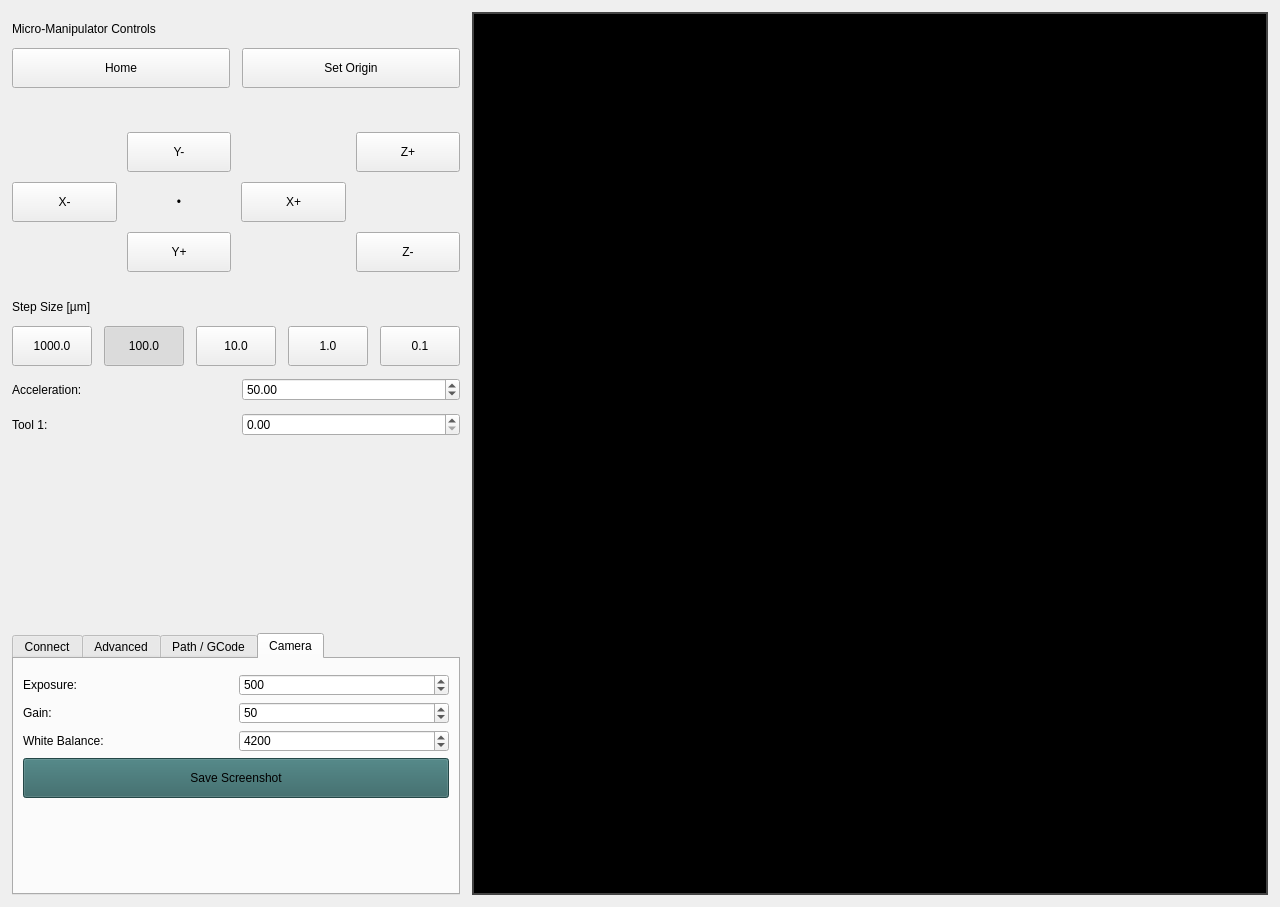
<?xml version="1.0" encoding="UTF-8"?>
<ui version="4.0">
 <class>DeviceControlMainWindow</class>
 <widget class="QMainWindow" name="DeviceControlMainWindow">
  <property name="geometry">
   <rect>
    <x>0</x>
    <y>0</y>
    <width>1280</width>
    <height>907</height>
   </rect>
  </property>
  <property name="minimumSize">
   <size>
    <width>1280</width>
    <height>820</height>
   </size>
  </property>
  <property name="windowTitle">
   <string>Open Micro-Manipulator Control</string>
  </property>
  <property name="styleSheet">
   <string notr="true">           QTabWidget &gt; QStackedWidget &gt; QWidget,
            QTabWidget QLabel {
                background-color: #353535;
            }

            QWidget {
                background-color: #2b2b2b;
                font-family: &quot;Noto Sans&quot;;
                font-size: 12pt;
            }

            QWidget:enabled {
                color: white;
            }

            QWidget:disabled {
                color: #6e6e6e;
            }

            QLabel {
                color: white;
            }

            QLabel:disabled {
                color: #6e6e6e;
            }

            QLabel#movement_center_label {
                font-family: &quot;Arial&quot;;
                font-size: 30pt;
            }

            QPushButton {
                background-color: #2d5291;
                color: white;
                border: 1px solid #202020;
                border-radius: 3px;
                padding: 6px;
            }

            QComboBox QAbstractItemView {
                background-color: #1f1f1f;
                color: white;
                selection-background-color: #3b72d1;
            }

            QPushButton:hover {
                background-color: #3b72d1;
            }

            QPushButton:checked,
            QPushButton:pressed {
                background-color: #32a877;
            }

            QPushButton:disabled {
                background-color: #424f5c;
                color: #7a8ea0;
            }

            QComboBox:disabled, QDoubleSpinBox:disabled {
                background-color: #2d2d2d;
                color: #777777;
            }

            QTabWidget::pane {
                border: none;
            }

            QTabBar::tab {
                background: #353535;
                padding: 6px;
                border: 1px solid #282828;
            }

            QTabBar::tab:selected {
                background: #856A51;
                border-bottom: none;
            }

            QDoubleSpinBox {
                background-color: #202020;
                color: white;
                border: 1px solid #202020;
                border-radius: 3px;
                padding: 1px;
            }

            QLabel[connected=&quot;true&quot;] {
                color: #2ab957;
            }

            QLabel[connected=&quot;false&quot;] {
                color: #8d3e3e;
            }

            QComboBox {
                background-color: #202020;
                color: white;
                border: 1px solid #202020;
                border-radius: 3px;
                padding: 3px;
            }

</string>
  </property>
  <widget class="QWidget" name="centralwidget">
   <layout class="QHBoxLayout" name="main_h_layout" stretch="0,1">
    <property name="spacing">
     <number>12</number>
    </property>
    <property name="leftMargin">
     <number>12</number>
    </property>
    <property name="topMargin">
     <number>12</number>
    </property>
    <property name="rightMargin">
     <number>12</number>
    </property>
    <property name="bottomMargin">
     <number>12</number>
    </property>
    <item>
     <layout class="QVBoxLayout" name="main_layout" stretch="1,0">
      <property name="spacing">
       <number>12</number>
      </property>
      <property name="leftMargin">
       <number>0</number>
      </property>
      <property name="topMargin">
       <number>0</number>
      </property>
      <property name="rightMargin">
       <number>0</number>
      </property>
      <property name="bottomMargin">
       <number>0</number>
      </property>
      <item>
       <widget class="QFrame" name="device_controls_frame">
        <property name="frameShape">
         <enum>QFrame::Shape::NoFrame</enum>
        </property>
        <layout class="QVBoxLayout" name="device_controls_layout">
         <property name="spacing">
          <number>12</number>
         </property>
         <property name="leftMargin">
          <number>0</number>
         </property>
         <property name="topMargin">
          <number>10</number>
         </property>
         <property name="rightMargin">
          <number>0</number>
         </property>
         <property name="bottomMargin">
          <number>0</number>
         </property>
         <item>
          <widget class="QLabel" name="label_step_size_2">
           <property name="text">
            <string>Micro-Manipulator Controls</string>
           </property>
          </widget>
         </item>
         <item>
          <layout class="QHBoxLayout" name="horizontalLayout">
           <item>
            <widget class="QPushButton" name="btn_home">
             <property name="minimumSize">
              <size>
               <width>60</width>
               <height>40</height>
              </size>
             </property>
             <property name="maximumSize">
              <size>
               <width>16777215</width>
               <height>40</height>
              </size>
             </property>
             <property name="text">
              <string>Home</string>
             </property>
            </widget>
           </item>
           <item>
            <widget class="QPushButton" name="btn_set_origin">
             <property name="minimumSize">
              <size>
               <width>60</width>
               <height>40</height>
              </size>
             </property>
             <property name="maximumSize">
              <size>
               <width>16777215</width>
               <height>40</height>
              </size>
             </property>
             <property name="text">
              <string>Set Origin</string>
             </property>
            </widget>
           </item>
          </layout>
         </item>
         <item>
          <spacer name="spacer_after_movement">
           <property name="orientation">
            <enum>Qt::Orientation::Vertical</enum>
           </property>
           <property name="sizeType">
            <enum>QSizePolicy::Policy::Fixed</enum>
           </property>
           <property name="sizeHint" stdset="0">
            <size>
             <width>20</width>
             <height>32</height>
            </size>
           </property>
          </spacer>
         </item>
         <item>
          <layout class="QGridLayout" name="movement_grid">
           <property name="spacing">
            <number>10</number>
           </property>
           <item row="2" column="3">
            <widget class="QPushButton" name="btn_z_minus">
             <property name="minimumSize">
              <size>
               <width>60</width>
               <height>40</height>
              </size>
             </property>
             <property name="maximumSize">
              <size>
               <width>16777215</width>
               <height>40</height>
              </size>
             </property>
             <property name="text">
              <string>Z-</string>
             </property>
            </widget>
           </item>
           <item row="1" column="1">
            <widget class="QLabel" name="movement_center_label">
             <property name="text">
              <string>•</string>
             </property>
             <property name="alignment">
              <set>Qt::AlignmentFlag::AlignCenter</set>
             </property>
            </widget>
           </item>
           <item row="2" column="1">
            <widget class="QPushButton" name="btn_y_plus">
             <property name="minimumSize">
              <size>
               <width>60</width>
               <height>40</height>
              </size>
             </property>
             <property name="maximumSize">
              <size>
               <width>16777215</width>
               <height>40</height>
              </size>
             </property>
             <property name="text">
              <string>Y+</string>
             </property>
            </widget>
           </item>
           <item row="1" column="0">
            <widget class="QPushButton" name="btn_x_minus">
             <property name="minimumSize">
              <size>
               <width>60</width>
               <height>40</height>
              </size>
             </property>
             <property name="maximumSize">
              <size>
               <width>16777215</width>
               <height>40</height>
              </size>
             </property>
             <property name="text">
              <string>X-</string>
             </property>
            </widget>
           </item>
           <item row="0" column="1">
            <widget class="QPushButton" name="btn_y_minus">
             <property name="minimumSize">
              <size>
               <width>60</width>
               <height>40</height>
              </size>
             </property>
             <property name="maximumSize">
              <size>
               <width>16777215</width>
               <height>40</height>
              </size>
             </property>
             <property name="text">
              <string>Y-</string>
             </property>
            </widget>
           </item>
           <item row="1" column="2">
            <widget class="QPushButton" name="btn_x_plus">
             <property name="minimumSize">
              <size>
               <width>60</width>
               <height>40</height>
              </size>
             </property>
             <property name="maximumSize">
              <size>
               <width>16777215</width>
               <height>40</height>
              </size>
             </property>
             <property name="text">
              <string>X+</string>
             </property>
            </widget>
           </item>
           <item row="0" column="3">
            <widget class="QPushButton" name="btn_z_plus">
             <property name="minimumSize">
              <size>
               <width>60</width>
               <height>40</height>
              </size>
             </property>
             <property name="maximumSize">
              <size>
               <width>16777215</width>
               <height>40</height>
              </size>
             </property>
             <property name="text">
              <string>Z+</string>
             </property>
            </widget>
           </item>
          </layout>
         </item>
         <item>
          <spacer name="spacer_after_movement_2">
           <property name="orientation">
            <enum>Qt::Orientation::Vertical</enum>
           </property>
           <property name="sizeType">
            <enum>QSizePolicy::Policy::Fixed</enum>
           </property>
           <property name="sizeHint" stdset="0">
            <size>
             <width>20</width>
             <height>16</height>
            </size>
           </property>
          </spacer>
         </item>
         <item>
          <widget class="QLabel" name="label_step_size">
           <property name="text">
            <string>Step Size [µm]</string>
           </property>
          </widget>
         </item>
         <item>
          <layout class="QHBoxLayout" name="step_buttons_layout">
           <property name="leftMargin">
            <number>0</number>
           </property>
           <property name="topMargin">
            <number>0</number>
           </property>
           <property name="rightMargin">
            <number>0</number>
           </property>
           <property name="bottomMargin">
            <number>0</number>
           </property>
           <item>
            <widget class="QPushButton" name="step_btn_0">
             <property name="minimumSize">
              <size>
               <width>60</width>
               <height>40</height>
              </size>
             </property>
             <property name="maximumSize">
              <size>
               <width>16777215</width>
               <height>40</height>
              </size>
             </property>
             <property name="text">
              <string>1000.0</string>
             </property>
             <property name="checkable">
              <bool>true</bool>
             </property>
            </widget>
           </item>
           <item>
            <widget class="QPushButton" name="step_btn_1">
             <property name="minimumSize">
              <size>
               <width>60</width>
               <height>40</height>
              </size>
             </property>
             <property name="maximumSize">
              <size>
               <width>16777215</width>
               <height>40</height>
              </size>
             </property>
             <property name="text">
              <string>100.0</string>
             </property>
             <property name="checkable">
              <bool>true</bool>
             </property>
             <property name="checked">
              <bool>true</bool>
             </property>
            </widget>
           </item>
           <item>
            <widget class="QPushButton" name="step_btn_2">
             <property name="minimumSize">
              <size>
               <width>60</width>
               <height>40</height>
              </size>
             </property>
             <property name="maximumSize">
              <size>
               <width>16777215</width>
               <height>40</height>
              </size>
             </property>
             <property name="text">
              <string>10.0</string>
             </property>
             <property name="checkable">
              <bool>true</bool>
             </property>
            </widget>
           </item>
           <item>
            <widget class="QPushButton" name="step_btn_3">
             <property name="minimumSize">
              <size>
               <width>60</width>
               <height>40</height>
              </size>
             </property>
             <property name="maximumSize">
              <size>
               <width>16777215</width>
               <height>40</height>
              </size>
             </property>
             <property name="text">
              <string>1.0</string>
             </property>
             <property name="checkable">
              <bool>true</bool>
             </property>
            </widget>
           </item>
           <item>
            <widget class="QPushButton" name="step_btn_4">
             <property name="minimumSize">
              <size>
               <width>60</width>
               <height>40</height>
              </size>
             </property>
             <property name="maximumSize">
              <size>
               <width>16777215</width>
               <height>40</height>
              </size>
             </property>
             <property name="text">
              <string>0.1</string>
             </property>
             <property name="checkable">
              <bool>true</bool>
             </property>
            </widget>
           </item>
          </layout>
         </item>
         <item>
          <layout class="QHBoxLayout" name="accel_layout">
           <item>
            <widget class="QLabel" name="label_accel">
             <property name="text">
              <string>Acceleration:</string>
             </property>
            </widget>
           </item>
           <item>
            <widget class="QDoubleSpinBox" name="accel_spinbox">
             <property name="decimals">
              <number>2</number>
             </property>
             <property name="minimum">
              <double>0.010000000000000</double>
             </property>
             <property name="maximum">
              <double>1000.000000000000000</double>
             </property>
             <property name="singleStep">
              <double>1.000000000000000</double>
             </property>
             <property name="value">
              <double>50.000000000000000</double>
             </property>
            </widget>
           </item>
          </layout>
         </item>
         <item>
          <layout class="QHBoxLayout" name="tool_layout">
           <item>
            <widget class="QLabel" name="label_tool">
             <property name="text">
              <string>Tool 1:</string>
             </property>
            </widget>
           </item>
           <item>
            <widget class="QDoubleSpinBox" name="tool_spinbox">
             <property name="decimals">
              <number>2</number>
             </property>
             <property name="minimum">
              <double>0.000000000000000</double>
             </property>
             <property name="maximum">
              <double>1.000000000000000</double>
             </property>
             <property name="singleStep">
              <double>0.100000000000000</double>
             </property>
             <property name="value">
              <double>0.000000000000000</double>
             </property>
            </widget>
           </item>
          </layout>
         </item>
         <item>
          <spacer name="spacer_before_realtime">
           <property name="orientation">
            <enum>Qt::Orientation::Vertical</enum>
           </property>
           <property name="sizeType">
            <enum>QSizePolicy::Policy::Fixed</enum>
           </property>
           <property name="sizeHint" stdset="0">
            <size>
             <width>20</width>
             <height>32</height>
            </size>
           </property>
          </spacer>
         </item>
         <item>
          <widget class="RealtimeControllerWidget" name="realtime_control_widget" native="true"/>
         </item>
         <item>
          <spacer name="spacer_after_realtime">
           <property name="orientation">
            <enum>Qt::Orientation::Vertical</enum>
           </property>
           <property name="sizeType">
            <enum>QSizePolicy::Policy::Expanding</enum>
           </property>
           <property name="sizeHint" stdset="0">
            <size>
             <width>20</width>
             <height>8</height>
            </size>
           </property>
          </spacer>
         </item>
        </layout>
       </widget>
      </item>
      <item>
       <widget class="QTabWidget" name="main_tabs">
        <property name="sizePolicy">
         <sizepolicy hsizetype="Expanding" vsizetype="MinimumExpanding">
          <horstretch>0</horstretch>
          <verstretch>0</verstretch>
         </sizepolicy>
        </property>
        <property name="currentIndex">
         <number>3</number>
        </property>
        <widget class="QWidget" name="ConnectTab">
         <property name="styleSheet">
          <string notr="true">QPushButton {
        background-color: rgb(60, 130, 140);
}

QPushButton:hover {
       background-color: rgb(80, 150, 140);
}

QPushButton:checked,
QPushButton:pressed {
       background-color: #32a877;
}

QPushButton:disabled {
       background-color: #435558;
       color: #799598;
}</string>
         </property>
         <attribute name="title">
          <string>Connect</string>
         </attribute>
         <layout class="QGridLayout" name="gridLayout" columnstretch="1,0,0">
          <item row="0" column="0" colspan="3">
           <layout class="QHBoxLayout" name="horizontalLayout_2">
            <item>
             <widget class="QLabel" name="label_serial_device">
              <property name="sizePolicy">
               <sizepolicy hsizetype="Minimum" vsizetype="Preferred">
                <horstretch>0</horstretch>
                <verstretch>0</verstretch>
               </sizepolicy>
              </property>
              <property name="text">
               <string>Device</string>
              </property>
             </widget>
            </item>
            <item>
             <widget class="QLabel" name="serial_status_label">
              <property name="text">
               <string>Disconnected</string>
              </property>
              <property name="textFormat">
               <enum>Qt::TextFormat::AutoText</enum>
              </property>
              <property name="scaledContents">
               <bool>false</bool>
              </property>
              <property name="alignment">
               <set>Qt::AlignmentFlag::AlignRight|Qt::AlignmentFlag::AlignTrailing|Qt::AlignmentFlag::AlignVCenter</set>
              </property>
              <property name="wordWrap">
               <bool>false</bool>
              </property>
             </widget>
            </item>
           </layout>
          </item>
          <item row="1" column="0">
           <widget class="QComboBox" name="serial_combo">
            <property name="minimumSize">
             <size>
              <width>0</width>
              <height>40</height>
             </size>
            </property>
            <property name="font">
             <font>
              <family>Noto Sans Vai</family>
              <pointsize>11</pointsize>
              <italic>true</italic>
              <bold>false</bold>
             </font>
            </property>
            <property name="styleSheet">
             <string notr="true">font: italic 11pt &quot;Noto Sans Vai&quot;;</string>
            </property>
            <item>
             <property name="text">
              <string>Test Item</string>
             </property>
            </item>
           </widget>
          </item>
          <item row="1" column="1">
           <widget class="QPushButton" name="serial_refresh_button">
            <property name="minimumSize">
             <size>
              <width>0</width>
              <height>40</height>
             </size>
            </property>
            <property name="maximumSize">
             <size>
              <width>60</width>
              <height>40</height>
             </size>
            </property>
            <property name="text">
             <string>Scan</string>
            </property>
           </widget>
          </item>
          <item row="1" column="2">
           <widget class="QPushButton" name="serial_connect_button">
            <property name="minimumSize">
             <size>
              <width>54</width>
              <height>40</height>
             </size>
            </property>
            <property name="maximumSize">
             <size>
              <width>16777215</width>
              <height>40</height>
             </size>
            </property>
            <property name="text">
             <string>Open</string>
            </property>
           </widget>
          </item>
          <item row="2" column="0">
           <spacer name="verticalSpacer">
            <property name="orientation">
             <enum>Qt::Orientation::Vertical</enum>
            </property>
            <property name="sizeType">
             <enum>QSizePolicy::Policy::Fixed</enum>
            </property>
            <property name="sizeHint" stdset="0">
             <size>
              <width>20</width>
              <height>13</height>
             </size>
            </property>
           </spacer>
          </item>
          <item row="3" column="0" colspan="3">
           <layout class="QHBoxLayout" name="horizontalLayout_3">
            <item>
             <widget class="QLabel" name="label_camera">
              <property name="text">
               <string>Camera</string>
              </property>
             </widget>
            </item>
            <item>
             <widget class="QLabel" name="camera_status_label">
              <property name="text">
               <string>Disconnected</string>
              </property>
              <property name="alignment">
               <set>Qt::AlignmentFlag::AlignRight|Qt::AlignmentFlag::AlignTrailing|Qt::AlignmentFlag::AlignVCenter</set>
              </property>
             </widget>
            </item>
           </layout>
          </item>
          <item row="4" column="0">
           <widget class="QComboBox" name="camera_combo">
            <property name="minimumSize">
             <size>
              <width>0</width>
              <height>40</height>
             </size>
            </property>
            <property name="font">
             <font>
              <family>Noto Sans Vai</family>
              <pointsize>11</pointsize>
              <italic>true</italic>
              <bold>false</bold>
             </font>
            </property>
            <property name="styleSheet">
             <string notr="true">font: italic 11pt &quot;Noto Sans Vai&quot;;</string>
            </property>
           </widget>
          </item>
          <item row="4" column="1">
           <widget class="QPushButton" name="camera_refresh_button">
            <property name="minimumSize">
             <size>
              <width>30</width>
              <height>40</height>
             </size>
            </property>
            <property name="maximumSize">
             <size>
              <width>60</width>
              <height>40</height>
             </size>
            </property>
            <property name="text">
             <string>Scan</string>
            </property>
           </widget>
          </item>
          <item row="4" column="2">
           <widget class="QPushButton" name="camera_connect_button">
            <property name="minimumSize">
             <size>
              <width>54</width>
              <height>40</height>
             </size>
            </property>
            <property name="maximumSize">
             <size>
              <width>16777215</width>
              <height>40</height>
             </size>
            </property>
            <property name="text">
             <string>Open</string>
            </property>
           </widget>
          </item>
          <item row="5" column="0">
           <spacer name="verticalSpacer_4">
            <property name="orientation">
             <enum>Qt::Orientation::Vertical</enum>
            </property>
            <property name="sizeType">
             <enum>QSizePolicy::Policy::MinimumExpanding</enum>
            </property>
            <property name="sizeHint" stdset="0">
             <size>
              <width>20</width>
              <height>20</height>
             </size>
            </property>
           </spacer>
          </item>
         </layout>
        </widget>
        <widget class="QWidget" name="AdvancedTab">
         <property name="styleSheet">
          <string notr="true">QWidget#AdvancedTab QPushButton {
        background-color: #4d5291;
}

QWidget#AdvancedTab QPushButton:hover {
       background-color: #5b72d1;
}

QWidget#AdvancedTab QPushButton:checked,
QWidget#AdvancedTab QPushButton:pressed {
       background-color: #32a877;
}

QWidget#AdvancedTab QPushButton:disabled {
       background-color: #464a5e;
       color: #797d98;
}
</string>
         </property>
         <attribute name="title">
          <string>Advanced</string>
         </attribute>
         <layout class="QGridLayout" name="advanced_layout">
          <property name="topMargin">
           <number>15</number>
          </property>
          <item row="2" column="0">
           <widget class="QPushButton" name="btn_set_tracking">
            <property name="minimumSize">
             <size>
              <width>60</width>
              <height>40</height>
             </size>
            </property>
            <property name="maximumSize">
             <size>
              <width>16777215</width>
              <height>40</height>
             </size>
            </property>
            <property name="text">
             <string>Set Tracking Point</string>
            </property>
           </widget>
          </item>
          <item row="2" column="1">
           <widget class="QPushButton" name="btn_clear">
            <property name="minimumSize">
             <size>
              <width>60</width>
              <height>40</height>
             </size>
            </property>
            <property name="maximumSize">
             <size>
              <width>16777215</width>
              <height>40</height>
             </size>
            </property>
            <property name="text">
             <string>Clear Tracker</string>
            </property>
           </widget>
          </item>
          <item row="5" column="0">
           <widget class="QPushButton" name="btn_3point_alignment">
            <property name="minimumSize">
             <size>
              <width>60</width>
              <height>40</height>
             </size>
            </property>
            <property name="maximumSize">
             <size>
              <width>16777215</width>
              <height>40</height>
             </size>
            </property>
            <property name="text">
             <string>3-Point Alignment</string>
            </property>
           </widget>
          </item>
          <item row="4" column="1">
           <widget class="QPushButton" name="btn_load_transform">
            <property name="minimumSize">
             <size>
              <width>60</width>
              <height>40</height>
             </size>
            </property>
            <property name="maximumSize">
             <size>
              <width>16777215</width>
              <height>40</height>
             </size>
            </property>
            <property name="text">
             <string>Load Transform</string>
            </property>
           </widget>
          </item>
          <item row="7" column="0" colspan="2">
           <spacer name="verticalSpacer_3">
            <property name="orientation">
             <enum>Qt::Orientation::Vertical</enum>
            </property>
            <property name="sizeType">
             <enum>QSizePolicy::Policy::MinimumExpanding</enum>
            </property>
            <property name="sizeHint" stdset="0">
             <size>
              <width>20</width>
              <height>40</height>
             </size>
            </property>
           </spacer>
          </item>
          <item row="5" column="1">
           <widget class="QPushButton" name="btn_fiber_alignment">
            <property name="enabled">
             <bool>false</bool>
            </property>
            <property name="minimumSize">
             <size>
              <width>60</width>
              <height>40</height>
             </size>
            </property>
            <property name="maximumSize">
             <size>
              <width>16777215</width>
              <height>40</height>
             </size>
            </property>
            <property name="text">
             <string>Fiber Alignment</string>
            </property>
           </widget>
          </item>
          <item row="4" column="0">
           <widget class="QPushButton" name="btn_save_transform">
            <property name="minimumSize">
             <size>
              <width>60</width>
              <height>40</height>
             </size>
            </property>
            <property name="maximumSize">
             <size>
              <width>16777215</width>
              <height>40</height>
             </size>
            </property>
            <property name="text">
             <string>Save Transform</string>
            </property>
           </widget>
          </item>
         </layout>
        </widget>
        <widget class="QWidget" name="PathTab">
         <property name="styleSheet">
          <string notr="true">QPushButton {
        background-color: rgb(120, 80, 100);
}

QPushButton:hover {
       background-color: rgb(140, 100, 120);
}

QPushButton:checked,
QPushButton:pressed {
       background-color: rgb(150, 80, 100);
}

QPushButton:disabled {
       background-color: #4e4849;
       color: #887c80;
}
</string>
         </property>
         <attribute name="title">
          <string>Path / GCode</string>
         </attribute>
         <layout class="QVBoxLayout" name="path_layout">
          <property name="topMargin">
           <number>15</number>
          </property>
          <item>
           <widget class="QLabel" name="waypoint_info_label">
            <property name="text">
             <string>Path Control</string>
            </property>
           </widget>
          </item>
          <item>
           <layout class="QGridLayout" name="wp_grid_layout">
            <item row="0" column="0">
             <widget class="QPushButton" name="btn_add_waypoint">
              <property name="minimumSize">
               <size>
                <width>60</width>
                <height>40</height>
               </size>
              </property>
              <property name="maximumSize">
               <size>
                <width>16777215</width>
                <height>40</height>
               </size>
              </property>
              <property name="text">
               <string>Add Waypoint</string>
              </property>
             </widget>
            </item>
            <item row="0" column="1">
             <widget class="QPushButton" name="btn_clear_waypoints">
              <property name="minimumSize">
               <size>
                <width>60</width>
                <height>40</height>
               </size>
              </property>
              <property name="maximumSize">
               <size>
                <width>16777215</width>
                <height>40</height>
               </size>
              </property>
              <property name="text">
               <string>Clear Waypoints</string>
              </property>
             </widget>
            </item>
            <item row="1" column="0">
             <widget class="QPushButton" name="btn_run_path">
              <property name="minimumSize">
               <size>
                <width>60</width>
                <height>40</height>
               </size>
              </property>
              <property name="maximumSize">
               <size>
                <width>16777215</width>
                <height>40</height>
               </size>
              </property>
              <property name="text">
               <string>Run Path</string>
              </property>
             </widget>
            </item>
            <item row="1" column="1">
             <widget class="QPushButton" name="btn_save_path">
              <property name="minimumSize">
               <size>
                <width>60</width>
                <height>40</height>
               </size>
              </property>
              <property name="maximumSize">
               <size>
                <width>16777215</width>
                <height>40</height>
               </size>
              </property>
              <property name="text">
               <string>Save Path</string>
              </property>
             </widget>
            </item>
           </layout>
          </item>
          <item>
           <spacer name="spacer_after_movement_3">
            <property name="orientation">
             <enum>Qt::Orientation::Vertical</enum>
            </property>
            <property name="sizeType">
             <enum>QSizePolicy::Policy::Fixed</enum>
            </property>
            <property name="sizeHint" stdset="0">
             <size>
              <width>20</width>
              <height>16</height>
             </size>
            </property>
           </spacer>
          </item>
          <item>
           <widget class="QPushButton" name="run_gcode_button">
            <property name="minimumSize">
             <size>
              <width>60</width>
              <height>40</height>
             </size>
            </property>
            <property name="maximumSize">
             <size>
              <width>16777215</width>
              <height>40</height>
             </size>
            </property>
            <property name="text">
             <string>Run GCode</string>
            </property>
            <property name="checkable">
             <bool>true</bool>
            </property>
           </widget>
          </item>
          <item>
           <spacer name="verticalSpacer_2">
            <property name="orientation">
             <enum>Qt::Orientation::Vertical</enum>
            </property>
            <property name="sizeType">
             <enum>QSizePolicy::Policy::MinimumExpanding</enum>
            </property>
            <property name="sizeHint" stdset="0">
             <size>
              <width>20</width>
              <height>40</height>
             </size>
            </property>
           </spacer>
          </item>
         </layout>
        </widget>
        <widget class="QWidget" name="CameraTab">
         <property name="styleSheet">
          <string notr="true">QPushButton {
        background-color: rgb(50, 100, 100);
}

QPushButton:hover {
       background-color: #5b72d1;
}

QPushButton:checked,
QPushButton:pressed {
       background-color: #32a877;
}

QPushButton:disabled {
       background-color: #3d4848;
       color: #718787;
}
</string>
         </property>
         <attribute name="title">
          <string>Camera</string>
         </attribute>
         <layout class="QVBoxLayout" name="camera_layout">
          <property name="topMargin">
           <number>15</number>
          </property>
          <item>
           <layout class="QGridLayout" name="camera_settings_grid">
            <item row="0" column="0">
             <widget class="QLabel" name="label_exposure">
              <property name="text">
               <string>Exposure:</string>
              </property>
             </widget>
            </item>
            <item row="0" column="1">
             <widget class="QDoubleSpinBox" name="exposure_spinbox">
              <property name="decimals">
               <number>0</number>
              </property>
              <property name="minimum">
               <double>-50.000000000000000</double>
              </property>
              <property name="maximum">
               <double>100000.000000000000000</double>
              </property>
              <property name="singleStep">
               <double>1.000000000000000</double>
              </property>
              <property name="value">
               <double>500.000000000000000</double>
              </property>
             </widget>
            </item>
            <item row="1" column="0">
             <widget class="QLabel" name="label_gain">
              <property name="text">
               <string>Gain:</string>
              </property>
             </widget>
            </item>
            <item row="1" column="1">
             <widget class="QDoubleSpinBox" name="gain_spinbox">
              <property name="decimals">
               <number>0</number>
              </property>
              <property name="minimum">
               <double>-24.000000000000000</double>
              </property>
              <property name="maximum">
               <double>100.000000000000000</double>
              </property>
              <property name="singleStep">
               <double>1.000000000000000</double>
              </property>
              <property name="value">
               <double>50.000000000000000</double>
              </property>
             </widget>
            </item>
            <item row="2" column="0">
             <widget class="QLabel" name="label_white_balance">
              <property name="text">
               <string>White Balance:</string>
              </property>
             </widget>
            </item>
            <item row="2" column="1">
             <widget class="QDoubleSpinBox" name="white_balance_spinbox">
              <property name="decimals">
               <number>0</number>
              </property>
              <property name="minimum">
               <double>0.000000000000000</double>
              </property>
              <property name="maximum">
               <double>10000.000000000000000</double>
              </property>
              <property name="singleStep">
               <double>100.000000000000000</double>
              </property>
              <property name="value">
               <double>4200.000000000000000</double>
              </property>
             </widget>
            </item>
           </layout>
          </item>
          <item>
           <widget class="QPushButton" name="btn_save_screenshot">
            <property name="minimumSize">
             <size>
              <width>60</width>
              <height>40</height>
             </size>
            </property>
            <property name="maximumSize">
             <size>
              <width>16777215</width>
              <height>40</height>
             </size>
            </property>
            <property name="text">
             <string>Save Screenshot</string>
            </property>
           </widget>
          </item>
          <item>
           <spacer name="camera_tab_spacer">
            <property name="orientation">
             <enum>Qt::Orientation::Vertical</enum>
            </property>
            <property name="sizeType">
             <enum>QSizePolicy::Policy::MinimumExpanding</enum>
            </property>
            <property name="sizeHint" stdset="0">
             <size>
              <width>20</width>
              <height>10</height>
             </size>
            </property>
           </spacer>
          </item>
         </layout>
        </widget>
       </widget>
      </item>
     </layout>
    </item>
    <item>
     <widget class="ImageViewerWidget" name="video_viewer">
      <property name="minimumSize">
       <size>
        <width>600</width>
        <height>0</height>
       </size>
      </property>
      <property name="styleSheet">
       <string notr="true">background-color: black; border: 2px solid #444;</string>
      </property>
     </widget>
    </item>
   </layout>
  </widget>
 </widget>
 <customwidgets>
  <customwidget>
   <class>ImageViewerWidget</class>
   <extends>QGraphicsView</extends>
   <header>gui_components/image_viewer_widget.h</header>
  </customwidget>
  <customwidget>
   <class>RealtimeControllerWidget</class>
   <extends>QWidget</extends>
   <header>gui_components.realtime_controller_widget</header>
  </customwidget>
 </customwidgets>
 <resources/>
 <connections/>
</ui>
